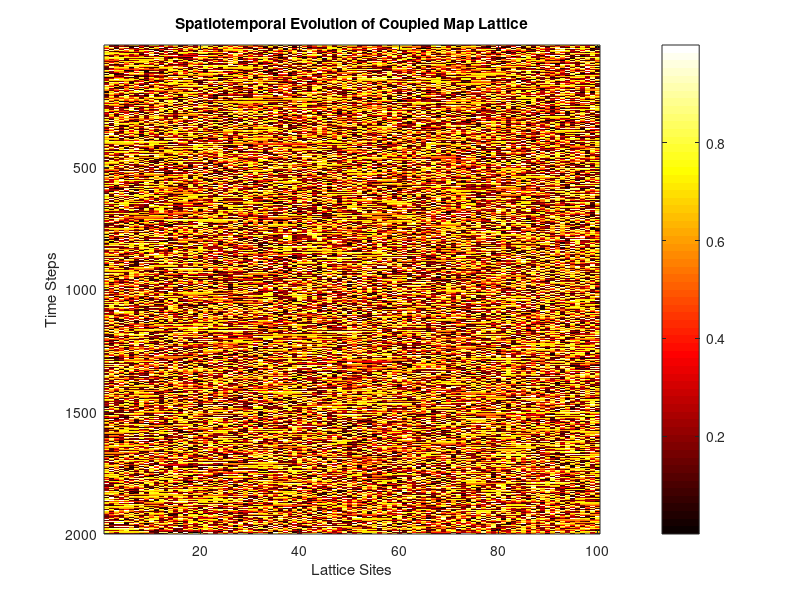

Recreate this plot in MATLAB.
% --- CIRCLE MAP CML ---
N = 100;          % Number of Lattice Sites
T = 2000;         % Number of time steps
K = 1;            % Non Linearity Parameter
omega = 0.7;        % Natural frequency
eps = 0.9;        % Coupling strength

% Randomize the theta lattice
theta = rand(1, N );
store = zeros(T, N);

for t = 1:T
    % Defining the Function
    f = theta + omega - (K/(2*pi)) * sin(2*pi * theta);
    left_n  = circshift(f, [0, 1]);
    right_n = circshift(f, [0, -1]);
    %Coupled Map Lattice equation
    theta = mod((1 - eps) * f + (eps/2) * (left_n + right_n),1);
    
    store(t, :) = theta;
end

% --- PLOT RESULTS ---
imagesc(store);
colormap('hot'); %
colorbar;
xlabel('Lattice Sites');
ylabel('Time Steps');
title('Spatiotemporal Evolution of Coupled Map Lattice');
